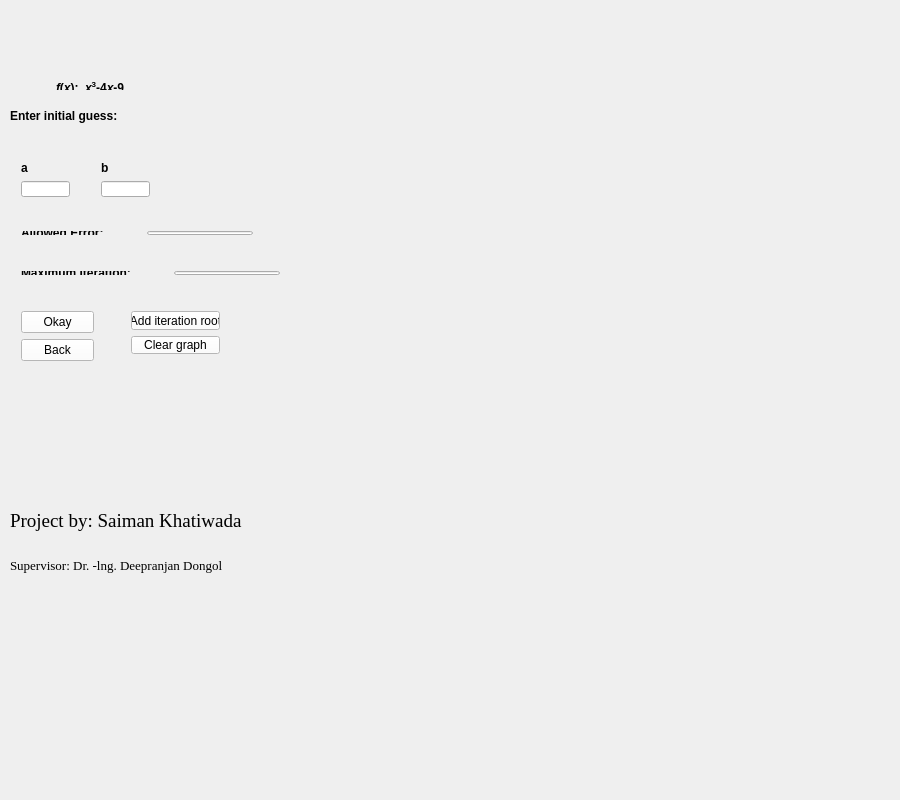
<?xml version="1.0" encoding="UTF-8"?>
<ui version="4.0">
 <class>BisectionMethod</class>
 <widget class="QMainWindow" name="BisectionMethod">
  <property name="geometry">
   <rect>
    <x>0</x>
    <y>0</y>
    <width>900</width>
    <height>800</height>
   </rect>
  </property>
  <property name="windowTitle">
   <string>BisectionMethod</string>
  </property>
  <property name="styleSheet">
   <string notr="true"/>
  </property>
  <widget class="QWidget" name="centralWidget">
   <widget class="QLabel" name="label_3">
    <property name="geometry">
     <rect>
      <x>10</x>
      <y>100</y>
      <width>151</width>
      <height>31</height>
     </rect>
    </property>
    <property name="font">
     <font>
      <pointsize>9</pointsize>
      <weight>75</weight>
      <bold>true</bold>
     </font>
    </property>
    <property name="text">
     <string>Enter initial guess:</string>
    </property>
   </widget>
   <widget class="QWidget" name="layoutWidget">
    <property name="geometry">
     <rect>
      <x>10</x>
      <y>300</y>
      <width>95</width>
      <height>72</height>
     </rect>
    </property>
    <layout class="QVBoxLayout" name="verticalLayout">
     <item>
      <widget class="QPushButton" name="OkayButton">
       <property name="styleSheet">
        <string notr="true">background-color: rgb(255, 255, 255);
border-top-color: qlineargradient(spread:pad, x1:0, y1:0, x2:1, y2:0, stop:0 rgba(255, 178, 102, 255), stop:0.55 rgba(235, 148, 61, 255), stop:0.98 rgba(0, 0, 0, 255), stop:1 rgba(0, 0, 0, 0));
border-left-color: qradialgradient(spread:repeat, cx:0.5, cy:0.5, radius:0.077, fx:0.5, fy:0.5, stop:0 rgba(0, 169, 255, 147), stop:0.497326 rgba(0, 0, 0, 147), stop:1 rgba(0, 169, 255, 147));
border-bottom-color: qlineargradient(spread:pad, x1:0, y1:1, x2:0, y2:0, stop:0 rgba(0, 0, 0, 255), stop:0.05 rgba(14, 8, 73, 255), stop:0.36 rgba(28, 17, 145, 255), stop:0.6 rgba(126, 14, 81, 255), stop:0.75 rgba(234, 11, 11, 255), stop:0.79 rgba(244, 70, 5, 255), stop:0.86 rgba(255, 136, 0, 255), stop:0.935 rgba(239, 236, 55, 255));
border-color: qlineargradient(spread:pad, x1:0, y1:0, x2:1, y2:1, stop:0.512438 rgba(103, 34, 79, 255), stop:1 rgba(255, 255, 255, 255));
border-right-color: qlineargradient(spread:pad, x1:0, y1:0, x2:1, y2:1, stop:0.363184 rgba(88, 114, 74, 249), stop:1 rgba(255, 255, 255, 255));
gridline-color: qlineargradient(spread:pad, x1:0, y1:0, x2:1, y2:0, stop:0 rgba(0, 0, 0, 255), stop:1 rgba(255, 255, 255, 255));
selection-color: qconicalgradient(cx:0, cy:0, angle:135, stop:0 rgba(255, 255, 0, 69), stop:0.375 rgba(255, 255, 0, 69), stop:0.423533 rgba(251, 255, 0, 145), stop:0.45 rgba(247, 255, 0, 208), stop:0.477581 rgba(255, 244, 71, 130), stop:0.518717 rgba(255, 218, 71, 130), stop:0.55 rgba(255, 255, 0, 255), stop:0.57754 rgba(255, 203, 0, 130), stop:0.625 rgba(255, 255, 0, 69), stop:1 rgba(255, 255, 0, 69));</string>
       </property>
       <property name="text">
        <string>Okay</string>
       </property>
      </widget>
     </item>
     <item>
      <widget class="QPushButton" name="BackButton">
       <property name="styleSheet">
        <string notr="true">background-color: rgb(255, 255, 255);
border-top-color: qlineargradient(spread:pad, x1:0, y1:0, x2:1, y2:0, stop:0 rgba(255, 178, 102, 255), stop:0.55 rgba(235, 148, 61, 255), stop:0.98 rgba(0, 0, 0, 255), stop:1 rgba(0, 0, 0, 0));
border-left-color: qradialgradient(spread:repeat, cx:0.5, cy:0.5, radius:0.077, fx:0.5, fy:0.5, stop:0 rgba(0, 169, 255, 147), stop:0.497326 rgba(0, 0, 0, 147), stop:1 rgba(0, 169, 255, 147));
border-bottom-color: qlineargradient(spread:pad, x1:0, y1:1, x2:0, y2:0, stop:0 rgba(0, 0, 0, 255), stop:0.05 rgba(14, 8, 73, 255), stop:0.36 rgba(28, 17, 145, 255), stop:0.6 rgba(126, 14, 81, 255), stop:0.75 rgba(234, 11, 11, 255), stop:0.79 rgba(244, 70, 5, 255), stop:0.86 rgba(255, 136, 0, 255), stop:0.935 rgba(239, 236, 55, 255));
border-color: qlineargradient(spread:pad, x1:0, y1:0, x2:1, y2:1, stop:0.512438 rgba(103, 34, 79, 255), stop:1 rgba(255, 255, 255, 255));
border-right-color: qlineargradient(spread:pad, x1:0, y1:0, x2:1, y2:1, stop:0.363184 rgba(88, 114, 74, 249), stop:1 rgba(255, 255, 255, 255));
gridline-color: qlineargradient(spread:pad, x1:0, y1:0, x2:1, y2:0, stop:0 rgba(0, 0, 0, 255), stop:1 rgba(255, 255, 255, 255));
selection-color: qconicalgradient(cx:0, cy:0, angle:135, stop:0 rgba(255, 255, 0, 69), stop:0.375 rgba(255, 255, 0, 69), stop:0.423533 rgba(251, 255, 0, 145), stop:0.45 rgba(247, 255, 0, 208), stop:0.477581 rgba(255, 244, 71, 130), stop:0.518717 rgba(255, 218, 71, 130), stop:0.55 rgba(255, 255, 0, 255), stop:0.57754 rgba(255, 203, 0, 130), stop:0.625 rgba(255, 255, 0, 69), stop:1 rgba(255, 255, 0, 69));</string>
       </property>
       <property name="text">
        <string>Back</string>
       </property>
      </widget>
     </item>
    </layout>
   </widget>
   <widget class="QWidget" name="layoutWidget">
    <property name="geometry">
     <rect>
      <x>20</x>
      <y>70</y>
      <width>141</width>
      <height>31</height>
     </rect>
    </property>
    <layout class="QHBoxLayout" name="horizontalLayout">
     <item>
      <spacer name="horizontalSpacer_4">
       <property name="orientation">
        <enum>Qt::Horizontal</enum>
       </property>
       <property name="sizeHint" stdset="0">
        <size>
         <width>40</width>
         <height>20</height>
        </size>
       </property>
      </spacer>
     </item>
     <item>
      <widget class="QLabel" name="label">
       <property name="font">
        <font>
         <pointsize>9</pointsize>
         <weight>75</weight>
         <bold>true</bold>
        </font>
       </property>
       <property name="text">
        <string>&lt;html&gt;&lt;head/&gt;&lt;body&gt;&lt;p&gt;&lt;span style=&quot; font-style:italic;&quot;&gt;f&lt;/span&gt;(&lt;span style=&quot; font-style:italic;&quot;&gt;x&lt;/span&gt;):&lt;/p&gt;&lt;/body&gt;&lt;/html&gt;</string>
       </property>
      </widget>
     </item>
     <item>
      <widget class="QLabel" name="label_2">
       <property name="text">
        <string>&lt;html&gt;&lt;head/&gt;&lt;body&gt;&lt;p&gt;&lt;span style=&quot; font-size:9pt; font-weight:600; font-style:italic;&quot;&gt;x&lt;/span&gt;&lt;span style=&quot; font-size:9pt; font-weight:600; vertical-align:super;&quot;&gt;3&lt;/span&gt;&lt;span style=&quot; font-size:9pt; font-weight:600;&quot;&gt;-4&lt;/span&gt;&lt;span style=&quot; font-size:9pt; font-weight:600; font-style:italic;&quot;&gt;x&lt;/span&gt;&lt;span style=&quot; font-size:9pt; font-weight:600;&quot;&gt;-9&lt;/span&gt;&lt;/p&gt;&lt;/body&gt;&lt;/html&gt;</string>
       </property>
      </widget>
     </item>
     <item>
      <spacer name="horizontalSpacer">
       <property name="orientation">
        <enum>Qt::Horizontal</enum>
       </property>
       <property name="sizeHint" stdset="0">
        <size>
         <width>40</width>
         <height>20</height>
        </size>
       </property>
      </spacer>
     </item>
    </layout>
   </widget>
   <widget class="QWidget" name="layoutWidget">
    <property name="geometry">
     <rect>
      <x>10</x>
      <y>150</y>
      <width>71</width>
      <height>58</height>
     </rect>
    </property>
    <layout class="QVBoxLayout" name="verticalLayout_2">
     <item>
      <spacer name="verticalSpacer_2">
       <property name="orientation">
        <enum>Qt::Vertical</enum>
       </property>
       <property name="sizeHint" stdset="0">
        <size>
         <width>20</width>
         <height>40</height>
        </size>
       </property>
      </spacer>
     </item>
     <item>
      <widget class="QLabel" name="label_4">
       <property name="font">
        <font>
         <pointsize>9</pointsize>
         <weight>75</weight>
         <bold>true</bold>
        </font>
       </property>
       <property name="text">
        <string>a</string>
       </property>
      </widget>
     </item>
     <item>
      <widget class="QLineEdit" name="GuessALineEdit"/>
     </item>
    </layout>
   </widget>
   <widget class="QWidget" name="layoutWidget">
    <property name="geometry">
     <rect>
      <x>10</x>
      <y>220</y>
      <width>254</width>
      <height>26</height>
     </rect>
    </property>
    <layout class="QHBoxLayout" name="horizontalLayout_2">
     <item>
      <widget class="QLabel" name="label_6">
       <property name="font">
        <font>
         <pointsize>9</pointsize>
         <weight>75</weight>
         <bold>true</bold>
        </font>
       </property>
       <property name="text">
        <string>Allowed Error:</string>
       </property>
      </widget>
     </item>
     <item>
      <spacer name="horizontalSpacer_2">
       <property name="orientation">
        <enum>Qt::Horizontal</enum>
       </property>
       <property name="sizeHint" stdset="0">
        <size>
         <width>40</width>
         <height>20</height>
        </size>
       </property>
      </spacer>
     </item>
     <item>
      <widget class="QLineEdit" name="ErrorLineEdit"/>
     </item>
    </layout>
   </widget>
   <widget class="QWidget" name="layoutWidget">
    <property name="geometry">
     <rect>
      <x>10</x>
      <y>260</y>
      <width>281</width>
      <height>26</height>
     </rect>
    </property>
    <layout class="QHBoxLayout" name="horizontalLayout_3">
     <item>
      <widget class="QLabel" name="label_7">
       <property name="font">
        <font>
         <pointsize>9</pointsize>
         <weight>75</weight>
         <bold>true</bold>
        </font>
       </property>
       <property name="text">
        <string>Maximum Iteration:</string>
       </property>
      </widget>
     </item>
     <item>
      <spacer name="horizontalSpacer_3">
       <property name="orientation">
        <enum>Qt::Horizontal</enum>
       </property>
       <property name="sizeHint" stdset="0">
        <size>
         <width>40</width>
         <height>20</height>
        </size>
       </property>
      </spacer>
     </item>
     <item>
      <widget class="QLineEdit" name="Iteration_Line"/>
     </item>
    </layout>
   </widget>
   <widget class="QCustomPlot" name="widget" native="true">
    <property name="geometry">
     <rect>
      <x>300</x>
      <y>-10</y>
      <width>601</width>
      <height>811</height>
     </rect>
    </property>
   </widget>
   <widget class="QWidget" name="layoutWidget">
    <property name="geometry">
     <rect>
      <x>120</x>
      <y>300</y>
      <width>111</width>
      <height>65</height>
     </rect>
    </property>
    <layout class="QVBoxLayout" name="verticalLayout_4">
     <item>
      <widget class="QPushButton" name="IterationButton">
       <property name="styleSheet">
        <string notr="true">background-color: rgb(255, 255, 255);
border-top-color: qlineargradient(spread:pad, x1:0, y1:0, x2:1, y2:0, stop:0 rgba(255, 178, 102, 255), stop:0.55 rgba(235, 148, 61, 255), stop:0.98 rgba(0, 0, 0, 255), stop:1 rgba(0, 0, 0, 0));
border-left-color: qradialgradient(spread:repeat, cx:0.5, cy:0.5, radius:0.077, fx:0.5, fy:0.5, stop:0 rgba(0, 169, 255, 147), stop:0.497326 rgba(0, 0, 0, 147), stop:1 rgba(0, 169, 255, 147));
border-bottom-color: qlineargradient(spread:pad, x1:0, y1:1, x2:0, y2:0, stop:0 rgba(0, 0, 0, 255), stop:0.05 rgba(14, 8, 73, 255), stop:0.36 rgba(28, 17, 145, 255), stop:0.6 rgba(126, 14, 81, 255), stop:0.75 rgba(234, 11, 11, 255), stop:0.79 rgba(244, 70, 5, 255), stop:0.86 rgba(255, 136, 0, 255), stop:0.935 rgba(239, 236, 55, 255));
border-color: qlineargradient(spread:pad, x1:0, y1:0, x2:1, y2:1, stop:0.512438 rgba(103, 34, 79, 255), stop:1 rgba(255, 255, 255, 255));
border-right-color: qlineargradient(spread:pad, x1:0, y1:0, x2:1, y2:1, stop:0.363184 rgba(88, 114, 74, 249), stop:1 rgba(255, 255, 255, 255));
gridline-color: qlineargradient(spread:pad, x1:0, y1:0, x2:1, y2:0, stop:0 rgba(0, 0, 0, 255), stop:1 rgba(255, 255, 255, 255));
selection-color: qconicalgradient(cx:0, cy:0, angle:135, stop:0 rgba(255, 255, 0, 69), stop:0.375 rgba(255, 255, 0, 69), stop:0.423533 rgba(251, 255, 0, 145), stop:0.45 rgba(247, 255, 0, 208), stop:0.477581 rgba(255, 244, 71, 130), stop:0.518717 rgba(255, 218, 71, 130), stop:0.55 rgba(255, 255, 0, 255), stop:0.57754 rgba(255, 203, 0, 130), stop:0.625 rgba(255, 255, 0, 69), stop:1 rgba(255, 255, 0, 69));</string>
       </property>
       <property name="text">
        <string>Add iteration root</string>
       </property>
      </widget>
     </item>
     <item>
      <widget class="QPushButton" name="ClearButton">
       <property name="styleSheet">
        <string notr="true">background-color: rgb(255, 255, 255);
border-top-color: qlineargradient(spread:pad, x1:0, y1:0, x2:1, y2:0, stop:0 rgba(255, 178, 102, 255), stop:0.55 rgba(235, 148, 61, 255), stop:0.98 rgba(0, 0, 0, 255), stop:1 rgba(0, 0, 0, 0));
border-left-color: qradialgradient(spread:repeat, cx:0.5, cy:0.5, radius:0.077, fx:0.5, fy:0.5, stop:0 rgba(0, 169, 255, 147), stop:0.497326 rgba(0, 0, 0, 147), stop:1 rgba(0, 169, 255, 147));
border-bottom-color: qlineargradient(spread:pad, x1:0, y1:1, x2:0, y2:0, stop:0 rgba(0, 0, 0, 255), stop:0.05 rgba(14, 8, 73, 255), stop:0.36 rgba(28, 17, 145, 255), stop:0.6 rgba(126, 14, 81, 255), stop:0.75 rgba(234, 11, 11, 255), stop:0.79 rgba(244, 70, 5, 255), stop:0.86 rgba(255, 136, 0, 255), stop:0.935 rgba(239, 236, 55, 255));
border-color: qlineargradient(spread:pad, x1:0, y1:0, x2:1, y2:1, stop:0.512438 rgba(103, 34, 79, 255), stop:1 rgba(255, 255, 255, 255));
border-right-color: qlineargradient(spread:pad, x1:0, y1:0, x2:1, y2:1, stop:0.363184 rgba(88, 114, 74, 249), stop:1 rgba(255, 255, 255, 255));
gridline-color: qlineargradient(spread:pad, x1:0, y1:0, x2:1, y2:0, stop:0 rgba(0, 0, 0, 255), stop:1 rgba(255, 255, 255, 255));
selection-color: qconicalgradient(cx:0, cy:0, angle:135, stop:0 rgba(255, 255, 0, 69), stop:0.375 rgba(255, 255, 0, 69), stop:0.423533 rgba(251, 255, 0, 145), stop:0.45 rgba(247, 255, 0, 208), stop:0.477581 rgba(255, 244, 71, 130), stop:0.518717 rgba(255, 218, 71, 130), stop:0.55 rgba(255, 255, 0, 255), stop:0.57754 rgba(255, 203, 0, 130), stop:0.625 rgba(255, 255, 0, 69), stop:1 rgba(255, 255, 0, 69));</string>
       </property>
       <property name="text">
        <string>Clear graph</string>
       </property>
      </widget>
     </item>
    </layout>
   </widget>
   <widget class="QLabel" name="label_8">
    <property name="geometry">
     <rect>
      <x>10</x>
      <y>480</y>
      <width>301</width>
      <height>81</height>
     </rect>
    </property>
    <property name="font">
     <font>
      <family>Times New Roman</family>
      <pointsize>14</pointsize>
     </font>
    </property>
    <property name="text">
     <string>Project by: Saiman Khatiwada</string>
    </property>
   </widget>
   <widget class="QLabel" name="label_9">
    <property name="geometry">
     <rect>
      <x>10</x>
      <y>530</y>
      <width>301</width>
      <height>71</height>
     </rect>
    </property>
    <property name="font">
     <font>
      <family>Times New Roman</family>
      <pointsize>10</pointsize>
      <italic>false</italic>
     </font>
    </property>
    <property name="text">
     <string>Supervisor: Dr. -lng. Deepranjan Dongol</string>
    </property>
   </widget>
   <widget class="QWidget" name="layoutWidget_2">
    <property name="geometry">
     <rect>
      <x>90</x>
      <y>150</y>
      <width>71</width>
      <height>58</height>
     </rect>
    </property>
    <layout class="QVBoxLayout" name="verticalLayout_3">
     <item>
      <spacer name="verticalSpacer_3">
       <property name="orientation">
        <enum>Qt::Vertical</enum>
       </property>
       <property name="sizeHint" stdset="0">
        <size>
         <width>20</width>
         <height>40</height>
        </size>
       </property>
      </spacer>
     </item>
     <item>
      <widget class="QLabel" name="label_5">
       <property name="font">
        <font>
         <pointsize>9</pointsize>
         <weight>75</weight>
         <bold>true</bold>
        </font>
       </property>
       <property name="text">
        <string>b</string>
       </property>
      </widget>
     </item>
     <item>
      <widget class="QLineEdit" name="GuessBlineEdit"/>
     </item>
    </layout>
   </widget>
  </widget>
 </widget>
 <layoutdefault spacing="6" margin="11"/>
 <customwidgets>
  <customwidget>
   <class>QCustomPlot</class>
   <extends>QWidget</extends>
   <header>qcustomplot.h</header>
   <container>1</container>
  </customwidget>
 </customwidgets>
 <resources/>
 <connections/>
</ui>
